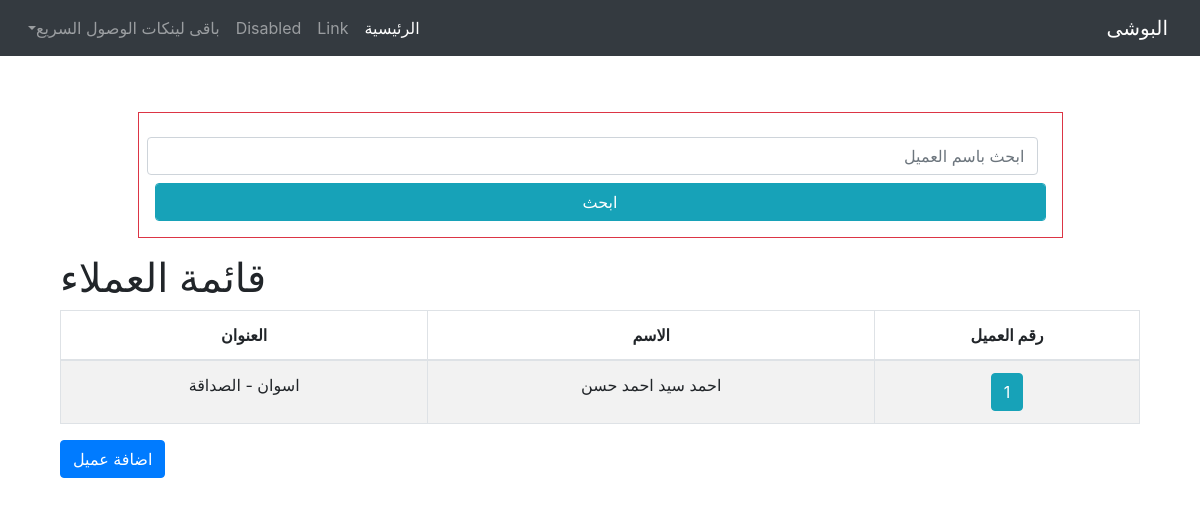
/client/, run on the app's committed database.
### client/models.py (models this page shows, shortened)
class TimeStampMixin(models.Model):
    is_deleted      = models.BooleanField (default=False, db_index=True)
    created_at      = models.DateTimeField(auto_now_add=True,null=True)
    updated_at      = models.DateTimeField(auto_now=True,null=True)

class Client(TimeStampMixin, models.Model):
    GENDER_CHOICES = [
        ('male', 'رجالى'),
        ('female', 'حريمى'),
    ]
    FName       = models.CharField(max_length=15, null=True, blank=True, verbose_name="الاسم الاول") # الاسم الاول
    SName       = models.CharField(max_length=15, null=True, blank=True, verbose_name="الاسم الثانى") # الاسم الثانى
    TName       = models.CharField(max_length=15, null=True, blank=True, verbose_name="الاسم الثالث") # الاسم الثالث
    LName       = models.CharField(max_length=15, null=True, blank=True, verbose_name="الاسم الرابع") # الاسم الرابع
    name        = models.CharField(max_length=50, null=True, blank=True, db_index=True,verbose_name="الاسم بالكامل") # الاسم بالكامل
    kindMale    = models.CharField(max_length=10, choices=GENDER_CHOICES, null=True, blank=True, verbose_name="نوع العميل" )
    book        = models.CharField(max_length=50, null=True, blank=True, verbose_name="اسم الدفتر")
    page        = models.IntegerField(null=True, blank=True, verbose_name="صفحة رقم")
    phone       = models.CharField(max_length=11, null=True, blank=True, unique=True, db_index=True, verbose_name="رقم التليفون")
    address     = models.CharField(max_length=50, null=True, blank=True, verbose_name="العنوان")

class TimeStampMixin(models.Model):
    is_deleted      = models.BooleanField (default=False, db_index=True)
    created_at      = models.DateTimeField(auto_now_add=True,null=True)
    updated_at      = models.DateTimeField(auto_now=True,null=True)

### client/views.py (the view)
# urls.py: path('', clientListView.as_view(), name="client_list"),
class clientListView(ListView):
    model = Client
    template_name = 'client/client_list.html'
    context_object_name = 'clients'
    def get_queryset(self):
        queryset = super().get_queryset()
        search_query = self.request.GET.get('q')
        if search_query:
            queryset = queryset.filter(
                Q(name__icontains=search_query) & Q(is_deleted=False)
            )
        return queryset

### client/templates/client/client_list.html (shortened to what this page needs)
{% extends "homee/index.html" %}
{% block content %}
<div class="container-fluid">
    <div class="row mt-5 mb-3">
        <div class="col-10 m-auto border border-danger p-3 text-center">
            <form class="form" action="#" method="GET">
                <div class="">
                    <input name="q" class="form-control m-2" placeholder="ابحث باسم العميل">
                    <input type="submit" class="form-control btn btn-info" value="ابحث">
                </div>
            </form>
        </div>
    </div>
    <div class="row">
        <div class="col-12 m-auto">
            <h1>قائمة العملاء</h1>
            <table class="table text-center table-striped table-hover table-bordered w-100" id="" style="">
                <thead>
                    <th>رقم العميل</th>
                    <th>الاسم</th>
                    <th>العنوان</th>
                </thead>
                <tbody>
                    {% for client in clients %}
                        <tr>
                            <td><a class="btn btn-info text-white"
                                href="#">{{ client.id }}</a></td>
                            <td>{{ client.name }}</td>
                            <td>{{ client.address }}</td>
                        </tr>
                    {% empty %}
                        <li>No client found.</li>
                    {% endfor %}
                </tbody>
            </table>
            <a class="btn btn-primary" href="#">اضافة عميل</a>
        </div>
    </div>
</div>
{% endblock %}

### data on the page
Client: id "1", name "احمد سيد احمد حسن", address "اسوان - الصداقة"
